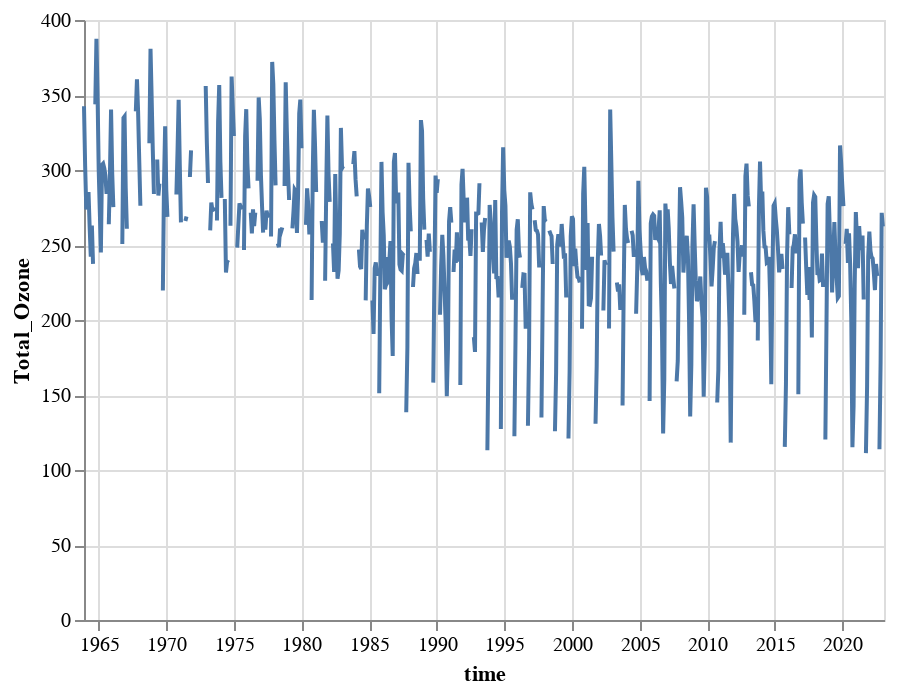

Notebook source saved alongside this figure:
### Code cell
# Use altair to plot the data
import altair as alt
import altair_saver

o3_spo = df['Total_Ozone'].to_dataframe()
o3_spo['time'] = [np.datetime64(i) for i in o3_spo.index] # np.arange('1963-01-01', "2022-03-01", dtype='datetime64[M]')

fig = alt.Chart(o3_spo).mark_line().encode(
    x='time:T',
    y='Total_Ozone:Q',
    tooltip=['time:T', 'Total_Ozone:Q']
)

fig

### Figure 1 — Vega-Lite specification as saved in the notebook (floating-point values rounded to 4 significant figures; data arrays with more than 128 entries replaced by an {"elided": "..."} marker saying what was removed)
{"config": {"view": {"continuousWidth": 400, "continuousHeight": 300}}, "data": {"name": "data-3e77455f6c4d5d039b6baff6a0c0ef49"}, "mark": "line", "encoding": {"tooltip": [{"field": "time", "type": "temporal"}, {"field": "Total_Ozone", "type": "quantitative"}], "x": {"field": "time", "type": "temporal"}, "y": {"field": "Total_Ozone", "type": "quantitative"}}, "$schema": "https://vega.github.io/schema/vega-lite/v4.17.0.json", "datasets": {"data-3e77455f6c4d5d039b6baff6a0c0ef49": {"elided": "711 records"}}}
